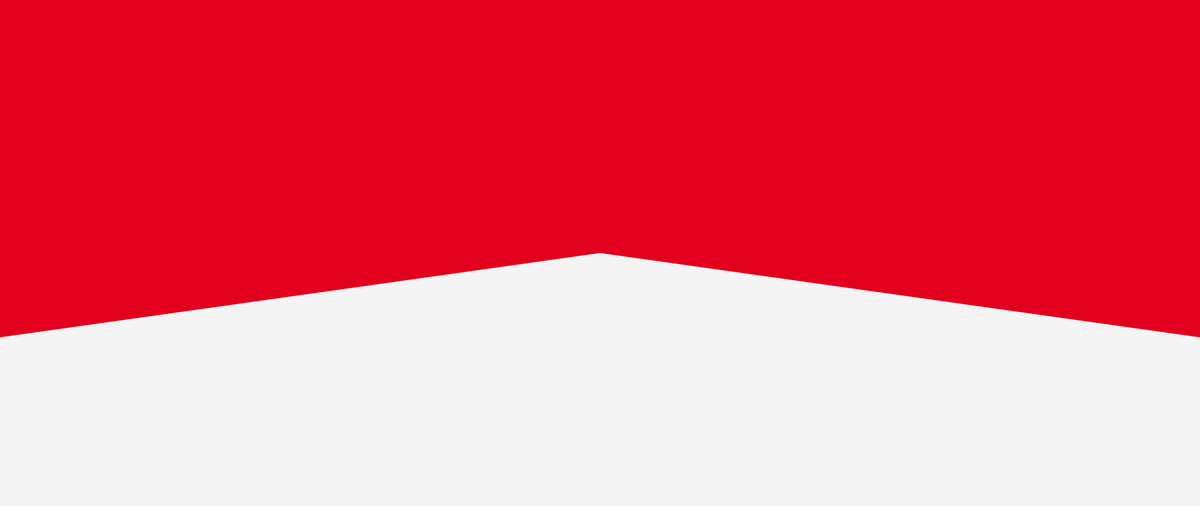
Frame 1 (no input)
Frame 2 (the mouse pressed at the canvas centre, redrawn once): identical to frame 1, image omitted

The Processing sketch that drew this single still picture (run headless with seeded random() and noise(); the mouse was pressed at the canvas centre and the sketch redrawn once):

// Processing sketch: rush
// ── rush.pde
// Manuale di Programmazione Cinematografica
// Daniele Olmisani, 2015

// Rush

final color PAPER = color(244);
final color INK = color(227, 0, 30);

void setup() {
  size(2560, 1080);
  noLoop();
}

void draw() {
  
  background(PAPER);
  
  fill(INK);
  noStroke();
  
  beginShape();
    vertex(0, 0);
    vertex(width, 0);
    vertex(width, 2*height/3.0);
    vertex(width/2.0, height/2.0);
    vertex(0, 2*height/3.0);
  endShape();
  
  save("rush.png");
}
